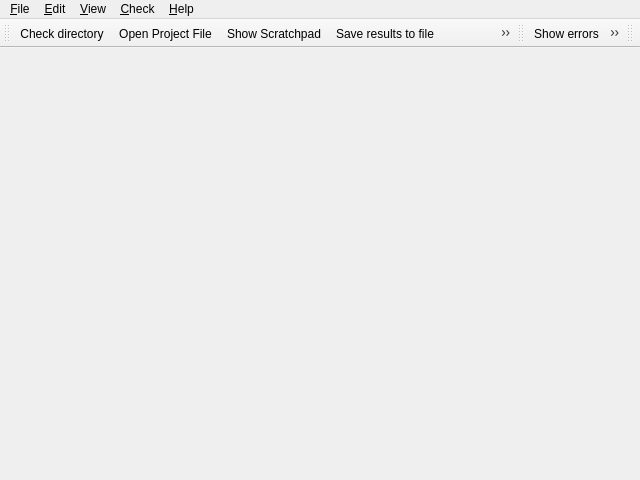
<?xml version="1.0" encoding="UTF-8"?>
<ui version="4.0">
 <class>MainWindow</class>
 <widget class="QMainWindow" name="MainWindow">
  <property name="geometry">
   <rect>
    <x>0</x>
    <y>0</y>
    <width>640</width>
    <height>480</height>
   </rect>
  </property>
  <property name="sizePolicy">
   <sizepolicy hsizetype="Expanding" vsizetype="Expanding">
    <horstretch>0</horstretch>
    <verstretch>0</verstretch>
   </sizepolicy>
  </property>
  <property name="minimumSize">
   <size>
    <width>640</width>
    <height>480</height>
   </size>
  </property>
  <property name="windowTitle">
   <string>Seccheck</string>
  </property>
  <property name="iconSize">
   <size>
    <width>22</width>
    <height>22</height>
   </size>
  </property>
  <widget class="QWidget" name="mCentral">
   <property name="sizePolicy">
    <sizepolicy hsizetype="Expanding" vsizetype="Expanding">
     <horstretch>0</horstretch>
     <verstretch>0</verstretch>
    </sizepolicy>
   </property>
   <property name="minimumSize">
    <size>
     <width>0</width>
     <height>0</height>
    </size>
   </property>
   <property name="maximumSize">
    <size>
     <width>16777215</width>
     <height>16777215</height>
    </size>
   </property>
   <layout class="QHBoxLayout" name="horizontalLayout">
    <item>
     <widget class="ResultsView" name="mResults" native="true"/>
    </item>
   </layout>
  </widget>
  <widget class="QMenuBar" name="mMenuBar">
   <property name="geometry">
    <rect>
     <x>0</x>
     <y>0</y>
     <width>640</width>
     <height>25</height>
    </rect>
   </property>
   <widget class="QMenu" name="mMenuFile">
    <property name="title">
     <string>&amp;File</string>
    </property>
    <addaction name="mActionOpenXML"/>
    <addaction name="separator"/>
    <addaction name="mActionNewProjectFile"/>
    <addaction name="mActionOpenProjectFile"/>
    <addaction name="mActionEditProjectFile"/>
    <addaction name="mActionCloseProjectFile"/>
    <addaction name="separator"/>
    <addaction name="mActionProjectMRU"/>
    <addaction name="mActionSave"/>
    <addaction name="mActionQuit"/>
   </widget>
   <widget class="QMenu" name="mMenuView">
    <property name="title">
     <string>&amp;View</string>
    </property>
    <widget class="QMenu" name="mMenuToolbars">
     <property name="title">
      <string>&amp;Toolbars</string>
     </property>
     <addaction name="mActionToolBarMain"/>
     <addaction name="mActionToolBarView"/>
     <addaction name="mActionToolBarFilter"/>
    </widget>
    <addaction name="mMenuToolbars"/>
    <addaction name="separator"/>
    <addaction name="mActionShowErrors"/>
    <addaction name="mActionShowWarnings"/>
    <addaction name="mActionShowStyle"/>
    <addaction name="mActionShowPortability"/>
    <addaction name="mActionShowPerformance"/>
    <addaction name="mActionShowInformation"/>
    <addaction name="mActionCheckAll"/>
    <addaction name="mActionUncheckAll"/>
    <addaction name="separator"/>
    <addaction name="mActionCollapseAll"/>
    <addaction name="mActionExpandAll"/>
    <addaction name="separator"/>
    <addaction name="mActionShowHidden"/>
    <addaction name="separator"/>
    <addaction name="mActionShowScratchpad"/>
    <addaction name="mActionViewLog"/>
    <addaction name="mActionViewStats"/>
   </widget>
   <widget class="QMenu" name="mMenuHelp">
    <property name="title">
     <string>&amp;Help</string>
    </property>
    <addaction name="mActionHelpContents"/>
    <addaction name="mActionLicense"/>
    <addaction name="mActionAuthors"/>
    <addaction name="separator"/>
    <addaction name="mActionAbout"/>
   </widget>
   <widget class="QMenu" name="mMenuCheck">
    <property name="title">
     <string>&amp;Check</string>
    </property>
    <widget class="QMenu" name="menuCpp_standard">
     <property name="title">
      <string>C++ standard</string>
     </property>
     <addaction name="mActionCpp03"/>
     <addaction name="mActionCpp11"/>
    </widget>
    <widget class="QMenu" name="menuC_standard">
     <property name="title">
      <string>C standard</string>
     </property>
     <addaction name="mActionC89"/>
     <addaction name="mActionC99"/>
     <addaction name="mActionC11"/>
    </widget>
    <addaction name="mActionCheckFiles"/>
    <addaction name="mActionCheckDirectory"/>
    <addaction name="mActionRecheck"/>
    <addaction name="mActionStop"/>
    <addaction name="separator"/>
    <addaction name="menuC_standard"/>
    <addaction name="menuCpp_standard"/>
    <addaction name="mActionPosix"/>
    <addaction name="separator"/>
    <addaction name="mActionPlatforms"/>
   </widget>
   <widget class="QMenu" name="mMenuEdit">
    <property name="title">
     <string>&amp;Edit</string>
    </property>
    <addaction name="mActionClearResults"/>
    <addaction name="mActionSettings"/>
   </widget>
   <addaction name="mMenuFile"/>
   <addaction name="mMenuEdit"/>
   <addaction name="mMenuView"/>
   <addaction name="mMenuCheck"/>
   <addaction name="mMenuHelp"/>
  </widget>
  <widget class="QToolBar" name="mToolBarMain">
   <property name="windowTitle">
    <string>Standard</string>
   </property>
   <attribute name="toolBarArea">
    <enum>TopToolBarArea</enum>
   </attribute>
   <attribute name="toolBarBreak">
    <bool>false</bool>
   </attribute>
   <addaction name="mActionCheckDirectory"/>
   <addaction name="mActionOpenProjectFile"/>
   <addaction name="mActionShowScratchpad"/>
   <addaction name="mActionSave"/>
   <addaction name="mActionRecheck"/>
   <addaction name="mActionStop"/>
   <addaction name="mActionClearResults"/>
   <addaction name="mActionSettings"/>
   <addaction name="mActionAbout"/>
  </widget>
  <widget class="QToolBar" name="mToolBarView">
   <property name="windowTitle">
    <string>Categories</string>
   </property>
   <attribute name="toolBarArea">
    <enum>TopToolBarArea</enum>
   </attribute>
   <attribute name="toolBarBreak">
    <bool>false</bool>
   </attribute>
   <addaction name="mActionShowErrors"/>
   <addaction name="mActionShowWarnings"/>
   <addaction name="mActionShowStyle"/>
   <addaction name="mActionShowPortability"/>
   <addaction name="mActionShowPerformance"/>
   <addaction name="mActionShowInformation"/>
  </widget>
  <widget class="QToolBar" name="mToolBarFilter">
   <property name="windowTitle">
    <string>Filter</string>
   </property>
   <attribute name="toolBarArea">
    <enum>TopToolBarArea</enum>
   </attribute>
   <attribute name="toolBarBreak">
    <bool>false</bool>
   </attribute>
  </widget>
  <action name="mActionLicense">
   <property name="text">
    <string>&amp;License...</string>
   </property>
  </action>
  <action name="mActionAuthors">
   <property name="text">
    <string>A&amp;uthors...</string>
   </property>
  </action>
  <action name="mActionAbout">
   <property name="icon">
    <iconset resource="gui.qrc">
     <normaloff>:/images/help-browser.png</normaloff>:/images/help-browser.png</iconset>
   </property>
   <property name="text">
    <string>&amp;About...</string>
   </property>
  </action>
  <action name="mActionCheckFiles">
   <property name="text">
    <string>&amp;Files...</string>
   </property>
   <property name="iconText">
    <string>Check files</string>
   </property>
   <property name="toolTip">
    <string>Check files</string>
   </property>
   <property name="shortcut">
    <string>Ctrl+F</string>
   </property>
  </action>
  <action name="mActionCheckDirectory">
   <property name="icon">
    <iconset resource="gui.qrc">
     <normaloff>:/icon.png</normaloff>:/icon.png</iconset>
   </property>
   <property name="text">
    <string>&amp;Directory...</string>
   </property>
   <property name="iconText">
    <string>Check directory</string>
   </property>
   <property name="toolTip">
    <string>Check directory</string>
   </property>
   <property name="shortcut">
    <string>Ctrl+D</string>
   </property>
  </action>
  <action name="mActionRecheck">
   <property name="icon">
    <iconset resource="gui.qrc">
     <normaloff>:/images/view-refresh.png</normaloff>:/images/view-refresh.png</iconset>
   </property>
   <property name="text">
    <string>&amp;Recheck files</string>
   </property>
   <property name="shortcut">
    <string>Ctrl+R</string>
   </property>
  </action>
  <action name="mActionStop">
   <property name="icon">
    <iconset resource="gui.qrc">
     <normaloff>:/images/process-stop.png</normaloff>:/images/process-stop.png</iconset>
   </property>
   <property name="text">
    <string>&amp;Stop</string>
   </property>
   <property name="iconText">
    <string>Stop checking</string>
   </property>
   <property name="toolTip">
    <string>Stop checking</string>
   </property>
   <property name="shortcut">
    <string>Esc</string>
   </property>
  </action>
  <action name="mActionSave">
   <property name="icon">
    <iconset resource="gui.qrc">
     <normaloff>:/images/media-floppy.png</normaloff>:/images/media-floppy.png</iconset>
   </property>
   <property name="text">
    <string>&amp;Save results to file...</string>
   </property>
   <property name="shortcut">
    <string>Ctrl+S</string>
   </property>
  </action>
  <action name="mActionQuit">
   <property name="text">
    <string>&amp;Quit</string>
   </property>
  </action>
  <action name="mActionClearResults">
   <property name="icon">
    <iconset resource="gui.qrc">
     <normaloff>:/images/edit-clear.png</normaloff>:/images/edit-clear.png</iconset>
   </property>
   <property name="text">
    <string>&amp;Clear results</string>
   </property>
  </action>
  <action name="mActionSettings">
   <property name="icon">
    <iconset resource="gui.qrc">
     <normaloff>:/images/preferences-system.png</normaloff>:/images/preferences-system.png</iconset>
   </property>
   <property name="text">
    <string>&amp;Preferences</string>
   </property>
  </action>
  <action name="mActionShowStyle">
   <property name="checkable">
    <bool>true</bool>
   </property>
   <property name="icon">
    <iconset resource="gui.qrc">
     <normaloff>:/images/applications-development.png</normaloff>:/images/applications-development.png</iconset>
   </property>
   <property name="text">
    <string>Style warnings</string>
   </property>
   <property name="iconText">
    <string>Show style warnings</string>
   </property>
   <property name="toolTip">
    <string>Show style warnings</string>
   </property>
  </action>
  <action name="mActionShowErrors">
   <property name="checkable">
    <bool>true</bool>
   </property>
   <property name="icon">
    <iconset resource="gui.qrc">
     <normaloff>:/images/showerrors.png</normaloff>:/images/showerrors.png</iconset>
   </property>
   <property name="text">
    <string>Errors</string>
   </property>
   <property name="iconText">
    <string>Show errors</string>
   </property>
   <property name="toolTip">
    <string>Show errors</string>
   </property>
  </action>
  <action name="mActionCheckAll">
   <property name="text">
    <string>&amp;Check all</string>
   </property>
  </action>
  <action name="mActionUncheckAll">
   <property name="text">
    <string>&amp;Uncheck all</string>
   </property>
  </action>
  <action name="mActionCollapseAll">
   <property name="text">
    <string>Collapse &amp;all</string>
   </property>
  </action>
  <action name="mActionExpandAll">
   <property name="text">
    <string>&amp;Expand all</string>
   </property>
  </action>
  <action name="mActionToolBarMain">
   <property name="checkable">
    <bool>true</bool>
   </property>
   <property name="text">
    <string>&amp;Standard</string>
   </property>
   <property name="toolTip">
    <string>Standard items</string>
   </property>
  </action>
  <action name="mActionHelpContents">
   <property name="text">
    <string>&amp;Contents</string>
   </property>
   <property name="statusTip">
    <string>Open the help contents</string>
   </property>
   <property name="shortcut">
    <string>F1</string>
   </property>
  </action>
  <action name="actionToolbar">
   <property name="text">
    <string>Toolbar</string>
   </property>
  </action>
  <action name="mActionToolBarView">
   <property name="checkable">
    <bool>true</bool>
   </property>
   <property name="text">
    <string>&amp;Categories</string>
   </property>
   <property name="toolTip">
    <string>Error categories</string>
   </property>
  </action>
  <action name="mActionOpenXML">
   <property name="text">
    <string>&amp;Open XML...</string>
   </property>
  </action>
  <action name="mActionOpenProjectFile">
   <property name="icon">
    <iconset resource="gui.qrc">
     <normaloff>:/images/openproject.png</normaloff>:/images/openproject.png</iconset>
   </property>
   <property name="text">
    <string>Open P&amp;roject File...</string>
   </property>
  </action>
  <action name="mActionShowScratchpad">
   <property name="icon">
    <iconset resource="gui.qrc">
     <normaloff>:/images/scratchpad.png</normaloff>:/images/scratchpad.png</iconset>
   </property>
   <property name="text">
    <string>Show S&amp;cratchpad...</string>
   </property>
  </action>
  <action name="mActionNewProjectFile">
   <property name="text">
    <string>&amp;New Project File...</string>
   </property>
  </action>
  <action name="mActionViewLog">
   <property name="text">
    <string>&amp;Log View</string>
   </property>
   <property name="toolTip">
    <string>Log View</string>
   </property>
  </action>
  <action name="mActionCloseProjectFile">
   <property name="enabled">
    <bool>false</bool>
   </property>
   <property name="text">
    <string>C&amp;lose Project File</string>
   </property>
  </action>
  <action name="mActionEditProjectFile">
   <property name="enabled">
    <bool>false</bool>
   </property>
   <property name="text">
    <string>&amp;Edit Project File...</string>
   </property>
  </action>
  <action name="mActionViewStats">
   <property name="icon">
    <iconset resource="gui.qrc">
     <normaloff>:/images/text-x-generic.png</normaloff>:/images/text-x-generic.png</iconset>
   </property>
   <property name="text">
    <string>&amp;Statistics</string>
   </property>
  </action>
  <action name="mActionShowWarnings">
   <property name="checkable">
    <bool>true</bool>
   </property>
   <property name="icon">
    <iconset resource="gui.qrc">
     <normaloff>:/images/showwarnings.png</normaloff>:/images/showwarnings.png</iconset>
   </property>
   <property name="text">
    <string>Warnings</string>
   </property>
   <property name="iconText">
    <string>Show warnings</string>
   </property>
   <property name="toolTip">
    <string>Show warnings</string>
   </property>
  </action>
  <action name="mActionShowPerformance">
   <property name="checkable">
    <bool>true</bool>
   </property>
   <property name="icon">
    <iconset resource="gui.qrc">
     <normaloff>:/images/showperformance.png</normaloff>:/images/showperformance.png</iconset>
   </property>
   <property name="text">
    <string>Performance warnings</string>
   </property>
   <property name="iconText">
    <string>Show performance warnings</string>
   </property>
   <property name="toolTip">
    <string>Show performance warnings</string>
   </property>
  </action>
  <action name="mActionShowHidden">
   <property name="enabled">
    <bool>false</bool>
   </property>
   <property name="text">
    <string>Show &amp;hidden</string>
   </property>
  </action>
  <action name="mActionShowInformation">
   <property name="checkable">
    <bool>true</bool>
   </property>
   <property name="icon">
    <iconset resource="gui.qrc">
     <normaloff>:/images/dialog-information.png</normaloff>:/images/dialog-information.png</iconset>
   </property>
   <property name="text">
    <string>Information</string>
   </property>
   <property name="toolTip">
    <string>Show information messages</string>
   </property>
  </action>
  <action name="mActionShowPortability">
   <property name="checkable">
    <bool>true</bool>
   </property>
   <property name="icon">
    <iconset resource="gui.qrc">
     <normaloff>:/images/applications-system.png</normaloff>:/images/applications-system.png</iconset>
   </property>
   <property name="text">
    <string>Portability</string>
   </property>
   <property name="toolTip">
    <string>Show portability warnings</string>
   </property>
  </action>
  <action name="mActionToolBarFilter">
   <property name="checkable">
    <bool>true</bool>
   </property>
   <property name="text">
    <string>&amp;Filter</string>
   </property>
   <property name="toolTip">
    <string>Filter results</string>
   </property>
  </action>
  <action name="mActionProjectMRU">
   <property name="text">
    <string notr="true">Project MRU placeholder</string>
   </property>
   <property name="visible">
    <bool>true</bool>
   </property>
  </action>
  <action name="mActionPlatformWin32ANSI">
   <property name="checkable">
    <bool>true</bool>
   </property>
   <property name="text">
    <string>Windows 32-bit ANSI</string>
   </property>
  </action>
  <action name="mActionPlatformWin32Unicode">
   <property name="checkable">
    <bool>true</bool>
   </property>
   <property name="text">
    <string>Windows 32-bit Unicode</string>
   </property>
  </action>
  <action name="mActionPlatformUnix32Bit">
   <property name="checkable">
    <bool>true</bool>
   </property>
   <property name="text">
    <string>Unix 32-bit</string>
   </property>
  </action>
  <action name="mActionPlatformUnix64Bit">
   <property name="checkable">
    <bool>true</bool>
   </property>
   <property name="text">
    <string>Unix 64-bit</string>
   </property>
  </action>
  <action name="mActionPlatformWin64">
   <property name="checkable">
    <bool>true</bool>
   </property>
   <property name="text">
    <string>Windows 64-bit</string>
   </property>
  </action>
  <action name="mActionPlatforms">
   <property name="checkable">
    <bool>false</bool>
   </property>
   <property name="text">
    <string>Platforms</string>
   </property>
   <property name="visible">
    <bool>false</bool>
   </property>
  </action>
  <action name="mActionCpp11">
   <property name="checkable">
    <bool>true</bool>
   </property>
   <property name="checked">
    <bool>true</bool>
   </property>
   <property name="text">
    <string>C++11</string>
   </property>
  </action>
  <action name="mActionC99">
   <property name="checkable">
    <bool>true</bool>
   </property>
   <property name="checked">
    <bool>true</bool>
   </property>
   <property name="text">
    <string>C99</string>
   </property>
  </action>
  <action name="mActionPosix">
   <property name="checkable">
    <bool>true</bool>
   </property>
   <property name="text">
    <string>Posix</string>
   </property>
  </action>
  <action name="mActionC11">
   <property name="checkable">
    <bool>true</bool>
   </property>
   <property name="text">
    <string>C11</string>
   </property>
  </action>
  <action name="mActionC89">
   <property name="checkable">
    <bool>true</bool>
   </property>
   <property name="text">
    <string>C89</string>
   </property>
  </action>
  <action name="mActionCpp03">
   <property name="checkable">
    <bool>true</bool>
   </property>
   <property name="text">
    <string>C++03</string>
   </property>
  </action>
 </widget>
 <customwidgets>
  <customwidget>
   <class>ResultsView</class>
   <extends>QWidget</extends>
   <header>resultsview.h</header>
   <container>1</container>
  </customwidget>
 </customwidgets>
 <resources>
  <include location="gui.qrc"/>
 </resources>
 <connections/>
</ui>
